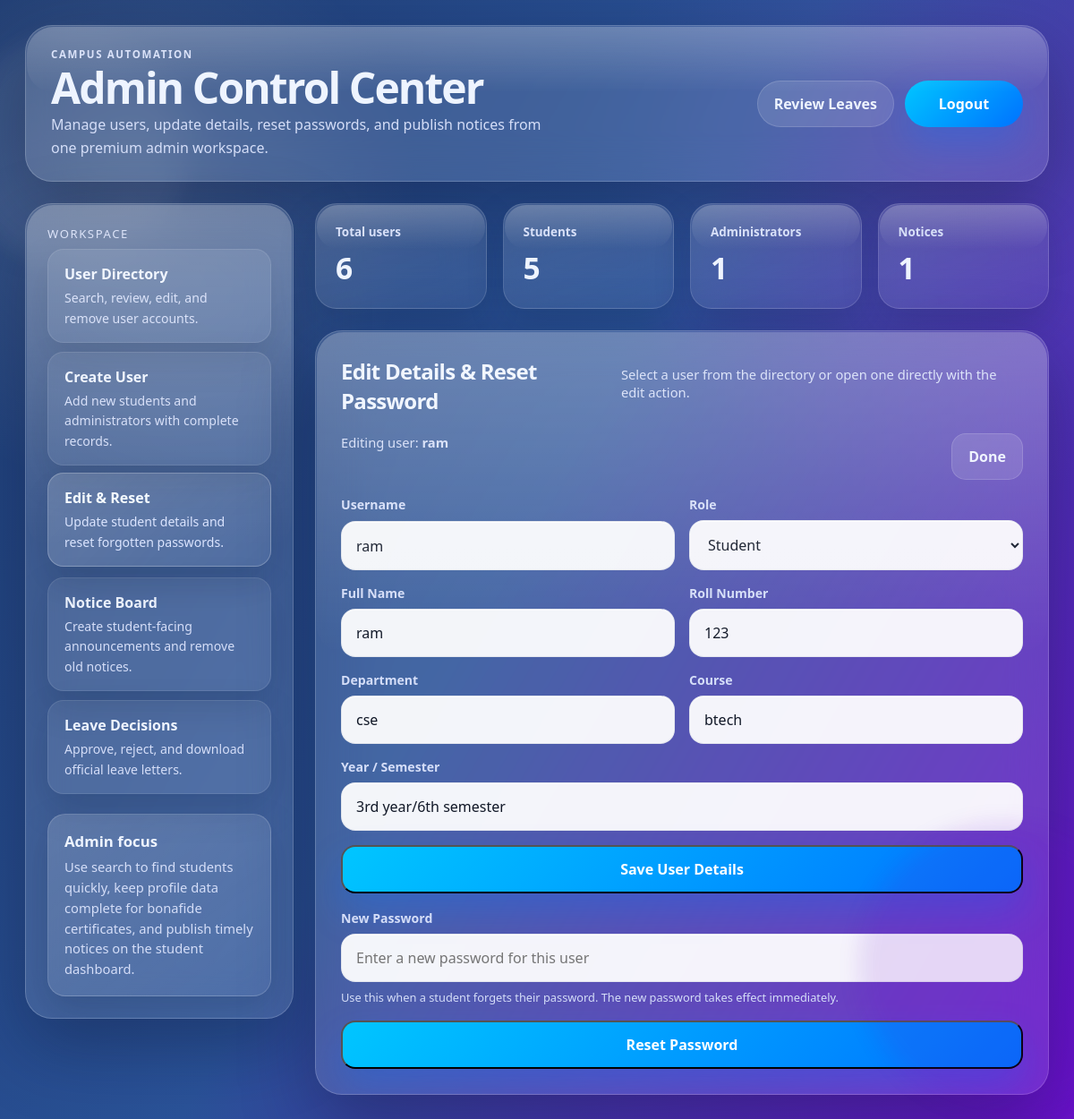
Screenshot of /admin?edit=ram (signed in) with the database file from the repository.
### tables this page shows
CREATE TABLE users (
        id INTEGER PRIMARY KEY AUTOINCREMENT,
        username TEXT UNIQUE,
        password TEXT,
        role TEXT
    , full_name TEXT, roll_number TEXT, department TEXT, course TEXT, year_semester TEXT);

### app/routes/admin_routes.py (the view)
@router.get("/admin", response_class=HTMLResponse)
def admin_page(request: Request):
    if not request.session.get("role") == "admin":
        return RedirectResponse("/login", status_code=303)
    db = get_db()
    cursor = db.cursor()
    search = request.query_params.get("search", "").strip()
    edit_username = request.query_params.get("edit", "").strip()
    if search:
        like_query = f"%{search}%"
        cursor.execute(
            """
            SELECT username, role, full_name, roll_number, department, course, year_semester
            FROM users
            WHERE username LIKE ?
               OR role LIKE ?
               OR COALESCE(full_name, '') LIKE ?
               OR COALESCE(roll_number, '') LIKE ?
               OR COALESCE(department, '') LIKE ?
               OR COALESCE(course, '') LIKE ?
               OR COALESCE(year_semester, '') LIKE ?
            ORDER BY role DESC, username ASC
            """,
            (like_query, like_query, like_query, like_query, like_query, like_query, like_query)
        )
    else:
        cursor.execute(
            """
            SELECT username, role, full_name, roll_number, department, course, year_semester
            FROM users
            ORDER BY role DESC, username ASC
            """
        )
    users = cursor.fetchall()
    notices = cursor.execute(
        """
        SELECT id, title, content, created_at, created_by
        FROM notices
        ORDER BY datetime(created_at) DESC, id DESC
        """
    ).fetchall()
    selected_user = None
    if edit_username:
        cursor.execute(
            """
            SELECT username, role, full_name, roll_number, department, course, year_semester
            FROM users
            WHERE username = ?
            """,
            (edit_username,)
        )
        selected_user = cursor.fetchone()
    msg = request.query_params.get("msg")
    return templates.TemplateResponse(request, "admin.html", {
        "users": users,
        "msg": msg,
        "search": search,
        "selected_user": selected_user,
        "notices": notices,
    })

### templates/admin.html (shortened to what this page needs)
<!DOCTYPE html>
<html lang="en">
<head>
</head>
<body data-active-section="{% if selected_user %}editSection{% else %}usersSection{% endif %}">
    {% set total_users = users|length %}
    {% set admin_stats = namespace(admins=0, students=0) %}
    {% for user in users %}
        {% if user["role"] == "admin" %}{% set admin_stats.admins = admin_stats.admins + 1 %}{% else %}{% set admin_stats.students = admin_stats.students + 1 %}{% endif %}
    {% endfor %}
    <div class="shell">
        <header class="topbar">
            <div class="brand">
                <p class="eyebrow">Campus Automation</p>
                <h1 class="title">Admin Control Center</h1>
                <p class="subtitle">Manage users, update details, reset passwords, and publish notices from one premium admin workspace.</p>
            </div>
            <div class="top-actions">
                <a class="top-link secondary" href="/admin/leaves">Review Leaves</a>
                <a class="top-link primary" href="/logout">Logout</a>
            </div>
        </header>
        <div class="layout">
            <aside class="panel sidebar">
                <div>
                    <p class="nav-title">Workspace</p>
                    <div class="nav-list">
                        <button type="button" class="nav-button active" data-target="usersSection"><strong>User Directory</strong><span>Search, review, edit, and remove user accounts.</span></button>
                        <button type="button" class="nav-button" data-target="createSection"><strong>Create User</strong><span>Add new students and administrators with complete records.</span></button>
                        <button type="button" class="nav-button" data-target="editSection"><strong>Edit & Reset</strong><span>Update student details and reset forgotten passwords.</span></button>
                        <button type="button" class="nav-button" data-target="noticeSection"><strong>Notice Board</strong><span>Create student-facing announcements and remove old notices.</span></button>
                        <a class="nav-anchor" href="/admin/leaves"><strong>Leave Decisions</strong><span>Approve, reject, and download official leave letters.</span></a>
                    </div>
                </div>
                <div class="sidebar-note">
                    <h3>Admin focus</h3>
                    <p>Use search to find students quickly, keep profile data complete for bonafide certificates, and publish timely notices on the student dashboard.</p>
                </div>
            </aside>
            <main class="content">
                <section class="stats">
                    <div class="panel stat-card"><span>Total users</span><strong>{{ total_users }}</strong></div>
                    <div class="panel stat-card"><span>Students</span><strong>{{ admin_stats.students }}</strong></div>
                    <div class="panel stat-card"><span>Administrators</span><strong>{{ admin_stats.admins }}</strong></div>
                    <div class="panel stat-card"><span>Notices</span><strong>{{ notices|length }}</strong></div>
                </section>
                <section id="editSection" class="panel section hidden">
                    <div class="section-head"><h2>Edit Details & Reset Password</h2><p>Select a user from the directory or open one directly with the edit action.</p></div>
                    {% if selected_user %}
                    <div class="toolbar"><div class="toolbar-note">Editing user: <strong>{{ selected_user["username"] }}</strong></div><a class="action-btn" href="/admin">Done</a></div>
                    <form method="post" action="/admin/update-user" class="form-grid">
                        <div class="field"><label>Username</label><input class="input" type="text" value="{{ selected_user['username'] }}" readonly></div>
                        <div class="field"><label for="edit_role">Role</label><select id="edit_role" class="select role-selector" name="role"><option value="student" {% if selected_user["role"] == "student" %}selected{% endif %}>Student</option><option value="admin" {% if selected_user["role"] == "admin" %}selected{% endif %}>Admin</option></select></div>
                        <div class="field"><label for="edit_full_name">Full Name</label><input id="edit_full_name" class="input student-detail" type="text" name="full_name" value="{{ selected_user['full_name'] or '' }}"></div>
                        <div class="field"><label for="edit_roll_number">Roll Number</label><input id="edit_roll_number" class="input student-detail" type="text" name="roll_number" value="{{ selected_user['roll_number'] or '' }}"></div>
                        <div class="field"><label for="edit_department">Department</label><input id="edit_department" class="input student-detail" type="text" name="department" value="{{ selected_user['department'] or '' }}"></div>
                        <div class="field"><label for="edit_course">Course</label><input id="edit_course" class="input student-detail" type="text" name="course" value="{{ selected_user['course'] or '' }}"></div>
                        <div class="field full"><label for="edit_year_semester">Year / Semester</label><input id="edit_year_semester" class="input student-detail" type="text" name="year_semester" value="{{ selected_user['year_semester'] or '' }}"></div>
                        <div class="field full"><button class="submit" type="submit">Save User Details</button></div>
                    </form>
                    <div style="height:18px;"></div>
                    <form method="post" action="/admin/reset-password" class="form-grid">
                        <div class="field full"><label for="new_password">New Password</label><input id="new_password" class="input" type="password" name="new_password" placeholder="Enter a new password for this user"><p class="field-note">Use this when a student forgets their password. The new password takes effect immediately.</p></div>
                        <div class="field full"><button class="submit" type="submit">Reset Password</button></div>
                    </form>
                    {% else %}
                    <div class="empty">Choose an Edit action from the user directory to update details or reset a password.</div>
                    {% endif %}
                </section>
            </main>
        </div>
    </div>
</body>
</html>

### rows the page displays
users: username "ram", role "Student", full_name "ram", roll_number "123", department "cse", course "btech", year_semester "3rd year/6th semester"

### other values shown
{{ total_users }} "6"
{{ admin_stats.students }} "5"
{{ admin_stats.admins }} "1"
{{ notices|length }} "1"
